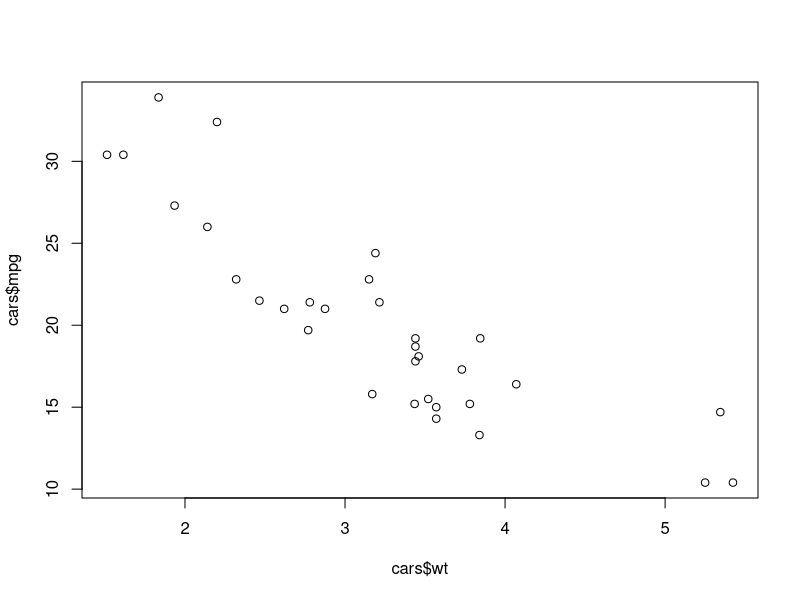

Reproduce this figure in R.
## ---- chunk 1
knitr::opts_chunk$set(
  echo = TRUE,
  message = FALSE,
  warning = FALSE
)
## ---- chunk 2
cars <- mtcars
## ---- chunk 3
x <- 15:20
x
y <- 10

z <- x*y
z
## ---- chunk 4
class(cars)
typeof(cars)
dim(cars)
names(cars)
cars
## ---- chunk 5
dim(cars)
## ---- chunk 6
?mtcars
## ---- chunk 7
mean(cars$wt)
## ---- chunk 8
#this is a scalar
x <- 10

# this is a vector
mpg <- cars$mpg
hp <- cars$hp
## ---- chunk 9
# YOUR CODE HERE
class(mpg)
typeof(mpg)
## ---- chunk 10
# YOUR CODE HERE
mpg[1]
## ---- chunk 11
# YOUR CODE HERE
mpg[5:10]
## ---- chunk 12
# YOUR CODE HERE
mean(mpg)
median(mpg)
min(mpg)
max(mpg)
sd(mpg)
## ---- chunk 13
# YOUR CODE HERE
mpg_centered <- mpg - mean(mpg)
mean(mpg_centered)
## ---- chunk 14
#mean(mpg_data)
## ---- chunk 15
# YOUR CORRECTED CODE HERE
mean(mpg)
## ---- chunk 16
automatic <- cars[cars$am == 0, ]
manual <- cars[cars$am == 1, ]
## ---- chunk 17
# YOUR CODE HERE
## ---- chunk 18
# YOUR CODE HERE
## ---- chunk 19
# YOUR CODE HERE
## ---- chunk 20
plot(cars$wt, cars$mpg)
## ---- chunk 21
# YOUR CODE HERE
## ---- chunk 22
mpg_to_l100km <- function(mpg_value) {
  liters_per_100km <- 235.215 / mpg_value
  return(liters_per_100km)
}
## ---- chunk 23
# YOUR CODE HERE
mpg_to_l100km(20)
## ---- chunk 24
# YOUR CODE HERE
liters_per_100km <- mpg_to_l100km(mpg)
head(liters_per_100km)
## ---- chunk 25
# YOUR CODE HERE
standardize <- function(x) {
  z <- (x - mean(x)) / sd(x)
  return(z)
}
## ---- chunk 26
# YOUR CODE HERE
mean(standardize(hp))
sd(standardize(hp))
## ---- chunk 27
first_five_l100km <- c()

for (i in 1:5) {
  converted_value <- mpg_to_l100km(mpg[i])
  first_five_l100km <- c(first_five_l100km, converted_value)
}

first_five_l100km
## ---- chunk 28
mpg_to_l100km(mpg[1:5])
## ---- chunk 29
# YOUR CODE HERE
## ---- chunk 30
# YOUR CODE HERE
